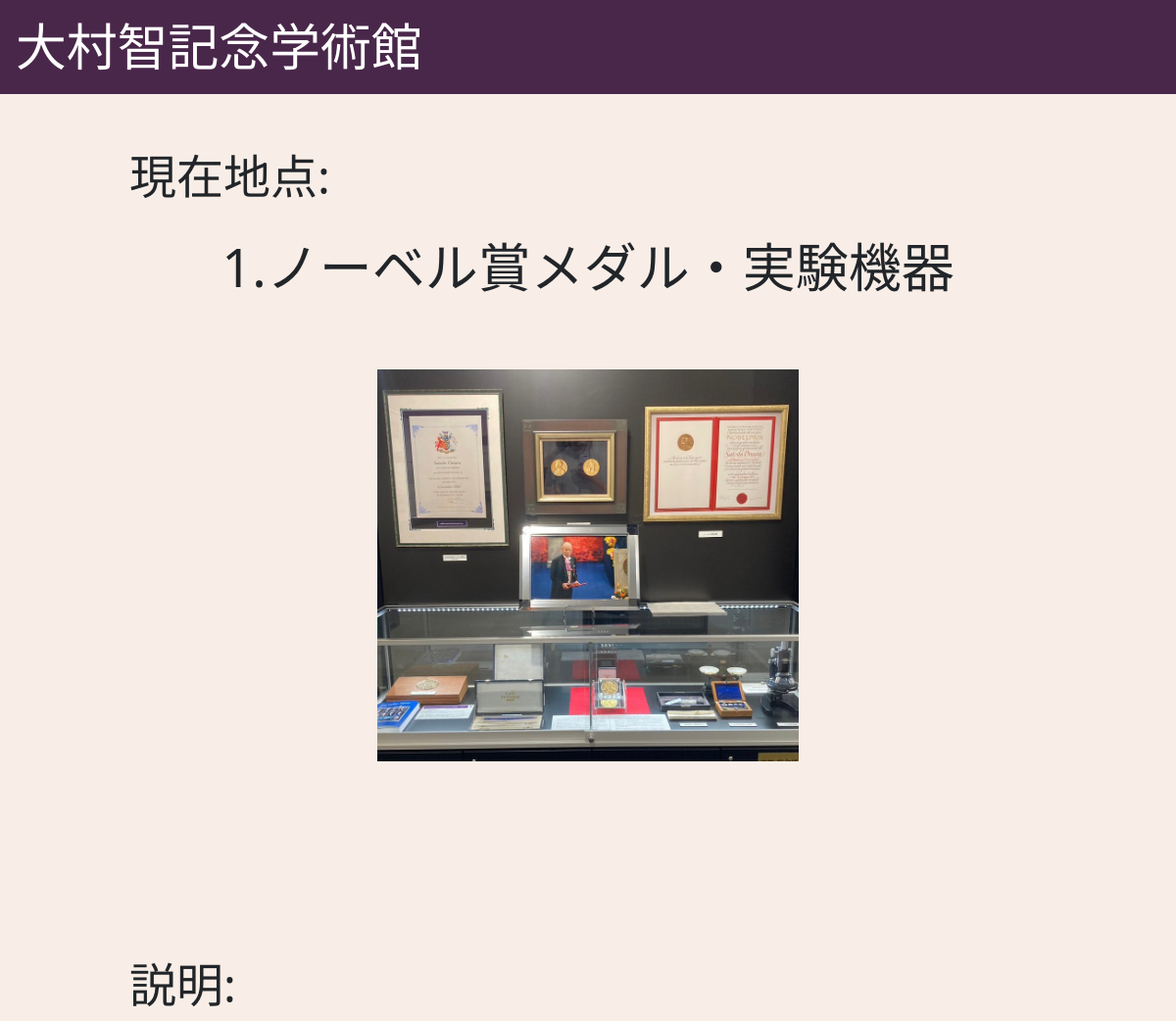
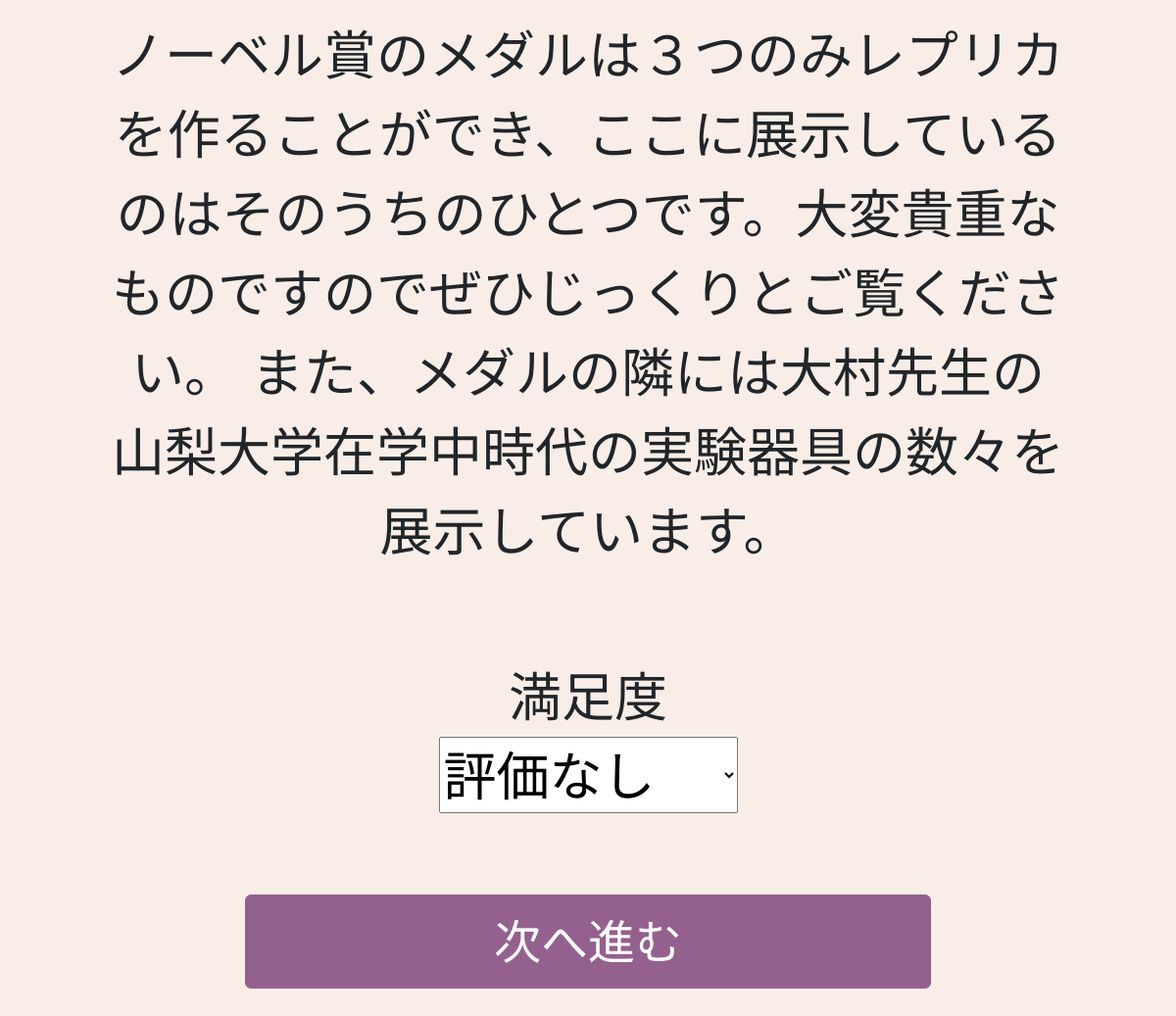
/QAmuseum/Arrive/140, run on the app's committed database (2 pictures, top to bottom).
### QAmuseum/models.py (models this page shows, shortened)
class OmuraMuseum(models.Model):
    id=models.IntegerField(primary_key=True)
    name=models.CharField(max_length=100)
    satisfaction=models.FloatField()
    x=models.IntegerField()
    y=models.IntegerField()
    stay_time = models.FloatField()
    wait_time = models.IntegerField(default=0)
    exp = models.TextField()
    image=models.ImageField(upload_to='media/',blank=True)
    en_name=models.CharField(max_length=100,default="title")
    en_exp = models.TextField(default="text")
    map_image=models.ImageField(upload_to='media/',blank=True)

### QAmuseum/views.py (the view)
# urls.py: path("Arrive/<int:pk>",views.Arrive,name="Arrive"),
def Arrive(request,pk):
    obj=UserPath.objects.get(pk=pk)
    obj.last_page=request.build_absolute_uri()
    obj.save()
    if request.method == 'GET':
        if "arrive" in request.GET:
            obj = UserPath.objects.get(pk=pk)
            path=obj.path.split(',')
            print(path)
            count=obj.count
            if not obj.next_spot==0:
                temp_path=obj.visit_path.split(',')
                visit_path=[]
                for i in temp_path:
                    visit_path.append(int(i))
                visit_path.append(int(path[count+1]))
                pd=str(visit_path)
                pa = pd.replace(']','')
                visit_path = pa.replace('[','')
                obj.visit_path=visit_path
                obj.count=count+1
                obj.now_spot=path[obj.count]
                obj.next_spot=path[obj.count+1]
                obj.save()
                userpath=UserPath.objects.get(pk=pk)
                path = userpath.path.split(',')
                mid_time=time.time()
                userpath.now_time=mid_time
                predict_time=predict(path,userpath.now_spot,userpath.speed,userpath.browse)
                userpath.predict_time=predict_time
                userpath.save()
                if int(predict_time) != int(userpath.now_time-userpath.start_time)/60:
                    print(predict_time*60)
                    print(userpath.now_time-userpath.start_time)
                    print("time over")
                    T=userpath.time-(userpath.now_time-userpath.start_time)/60-userpath.count_time/60
                    speed_move=userpath.speed
                    speed_watch=userpath.browse
                    temp_path=userpath.visit_path.split(',')
                    visit_spot=[]
                    for i in temp_path:
                        visit_spot.append(int(i))
                    now_spot=userpath.now_spot
                    now_path=userpath.path
                    pt=back_calc.delay(T,speed_move,speed_watch,visit_spot,now_spot)
                    userpath.caluculate_back=pt.id
                    userpath.calc_bool=True
                    userpath.save()
            else:
                return redirect("End",pk)
        if "reset" in request.GET:
            obj =UserPath.objects.get(pk=pk)
            path = obj.path.split(',')
            if obj.count > 0:
                obj.count = obj.count-1
            else:
                obj.count=0
            obj.now_spot=path[obj.count]
            obj.next_spot=path[obj.count+1]
            obj.save()
            userpath = UserPath.objects.filter(pk=pk)
            for userpath in userpath:
                object = {
                    "path":userpath.path,
                    "nowspot":userpath.now_spot+1,
                    "nextspot":userpath.next_spot+1,
                    "pk":userpath.pk
                    }
            nowsp=userpath.now_spot+1
            nextsp=userpath.next_spot+1
            now_spot=OmuraMuseum.objects.get(id=nowsp)
            next_spot=OmuraMuseum.objects.get(id=nextsp)
            spot={"nowspot_name":now_spot.name,
                "nextspot_name":next_spot.name,
                }
            object.update(spot)
            pt=userpath.path.split(',')
            graph = Plot_graph(userpath.now_spot,userpath.next_spot,pt)
            object['graph']=graph
            return render(request, "QAmuseum/MuseumPath.html",{'object':object,'pk':pk})
    userpath=UserPath.objects.get(pk=pk)
    path = userpath.path.split(',')
    nsp = userpath.now_spot
    spot = OmuraMuseum.objects.filter(id=nsp+1)
    for spot in spot:
        object_spot={"name":spot.name,
                     "explain":spot.exp,
                    "img":spot.image,
                     "pk":userpath.pk}
    value={"display_evaluation":0}
    form={"form":EvaluationForm(value)}
    object_spot.update(form)
    return render(request,"QAmuseum/Arrive.html",object_spot)

### QAmuseum/forms.py
class EvaluationForm(forms.Form):
    choice_evaluation=(
        (5,"☆☆☆☆☆"),
        (4,"☆☆☆☆"),
        (3,"☆☆☆"),
        (2,"☆☆"),
        (1,"☆"),
        (0,"評価なし"),
    )
    display_evaluation=forms.ChoiceField(label="満足度",choices=choice_evaluation)

### QAmuseum/templates/QAmuseum/Arrive.html (shortened to what this page needs)
{% extends "base.html" %}
    {% block body %}
        <div class="container-fluid">
        <p class="spot">現在地点:<br></p>
        <p class="text-center name-explain">{{name}}<br></p>
        <div class="text-center">
        <img src="/media/{{img}}"></div><br><br>
        <p class="spot">説明:<br></p>
        <p class="text-center name-explain">{{explain}}<br></p>
        <br>
        <div class="text-center name-explain">
        <form action="{% url 'Evaluation' pk%}" method="POST">
            {{form.display_evaluation.label}}<br>
            {{form.display_evaluation}}<br><br>
            <button type="submit" name="button" class="btn btn-success">次へ進む</button>
<br><br>
        </form></div></div>
        {% endblock %}

### QAmuseum/static/QAmuseum/style.css (style rules this page uses)
body { font-size: 300%; background-color: #f8eee7; max-width: 1000px; width:95%; margin: 0 auto; margin-top: auto; }
button { width:4em; height:2em; }
.btn-success { width:700px; font-size: 48px; background-color: #94618e; border-color: #94618e; text-align: center; }
.text-center { text-align: center; }
.spot { margin-left: 20px; }
.name-explain { font-size: 54px; }
img { width:78%; margin: 1em auto; }
.text-center img { max-height: 400px; width:auto; max-width: 800px; }

### data on the page
OmuraMuseum: name "1.ノーベル賞メダル・実験機器", image (picture), exp "ノーベル賞のメダルは３つのみレプリカを作ることができ、ここに展示しているのはそのうちのひとつです。大変貴重なものですのでぜひじっくりとご覧ください。 また、メダルの隣には大村先生の山梨大学在学中時代の実験器具の数々を展示しています。"
